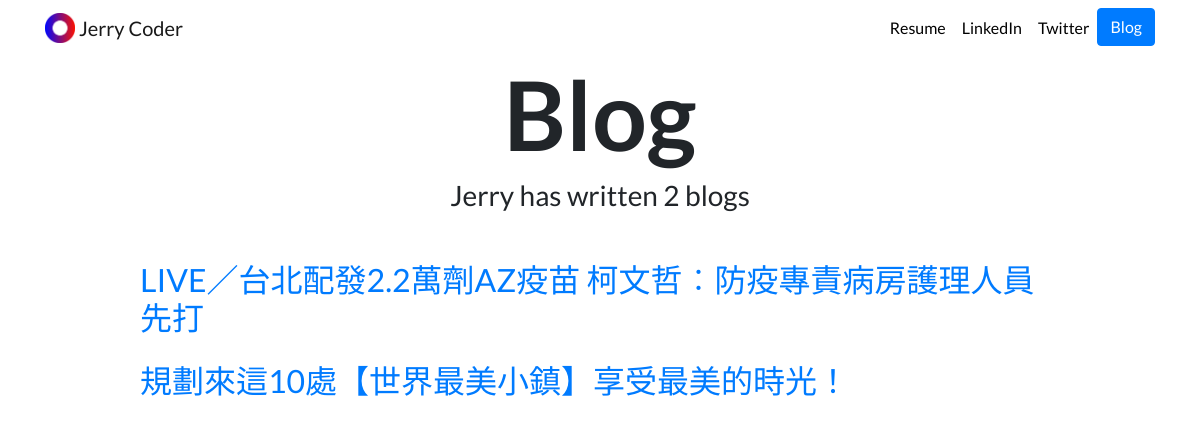
The page /blog/ on the database as committed earlier.
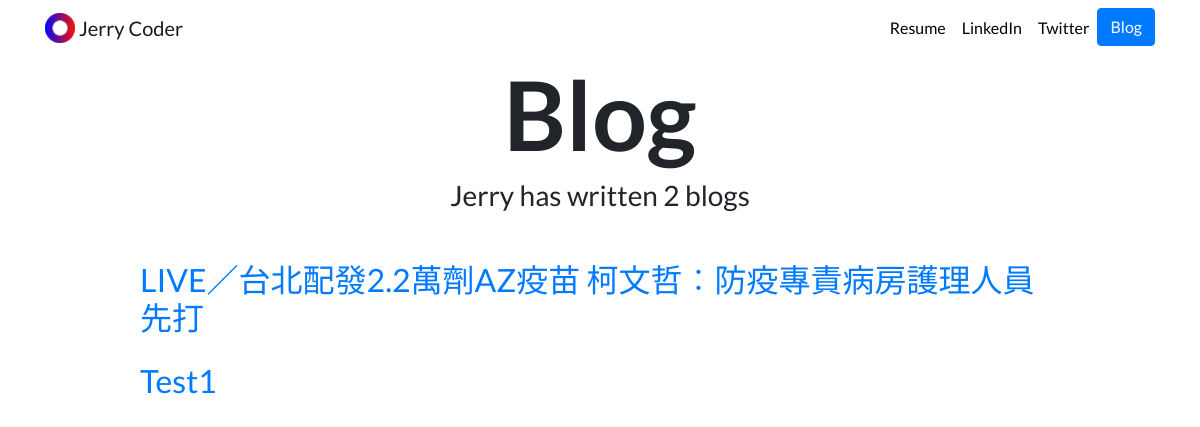
The same page on the database as committed later.
### blog/models.py (models this page shows, shortened)
class Blog(models.Model):
    title = models.CharField(max_length=100)
    sub_title = models.CharField(max_length=80)
    create_date = models.DateField(auto_now_add=True)
    information = models.TextField(blank=True)
    image_url = models.CharField(max_length=255,blank=True)
    url = models.CharField(max_length=255,blank=True)

### blog/views.py (the view)
# urls.py: path('', views.all_blogs, name='all_blogs'),
def all_blogs(request):
    blogs = Blog.objects.order_by('-create_date')
    return render(request, 'blog/all_blogs.html', {'blogs':blogs})

### blog/templates/blog/all_blogs.html (shortened to what this page needs)
{% extends "portfolio/base.html" %}
{% load static %}
{% block content %}
<h1 id="blogtitle" class="font-weight-bold text-center">Blog</h1>
<h3 class="text-center mb-5">Jerry has written {{ blogs.count }} blog{{ blogs.count|pluralize }}</h3>
{% for blog in blogs %}
<div class="row justify-content-center my-3">
  <div class="col-md-10">
    <a href="{% url 'blog:detail' blog.id %}">
      <h2>{{ blog.title }}</h2>
    </a>
  </div>
</div>
{% endfor %}
{% endblock %}

Rows that differ between the two databases and show on the page:
removed Blog: title "規劃來這10處【世界最美小鎮】享受最美的時光！"
added Blog: title "Test1"
